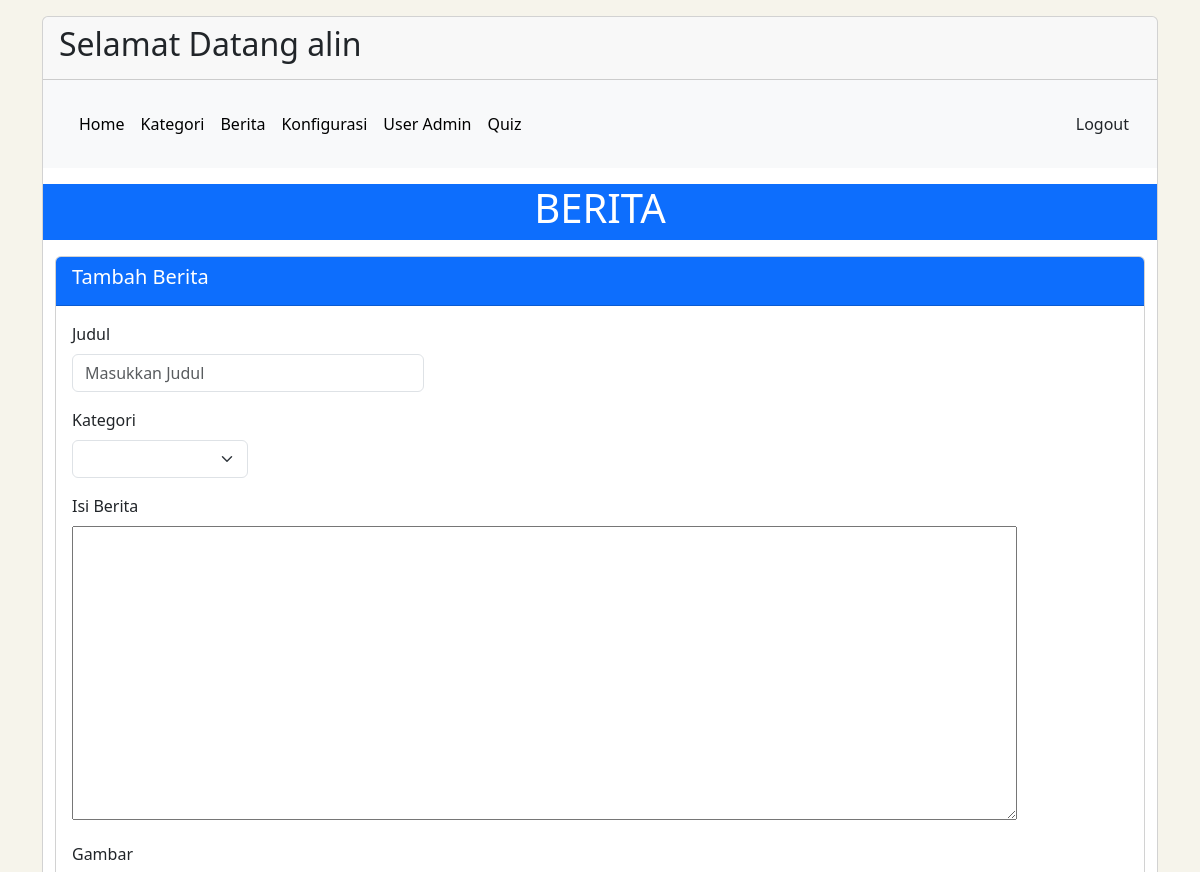
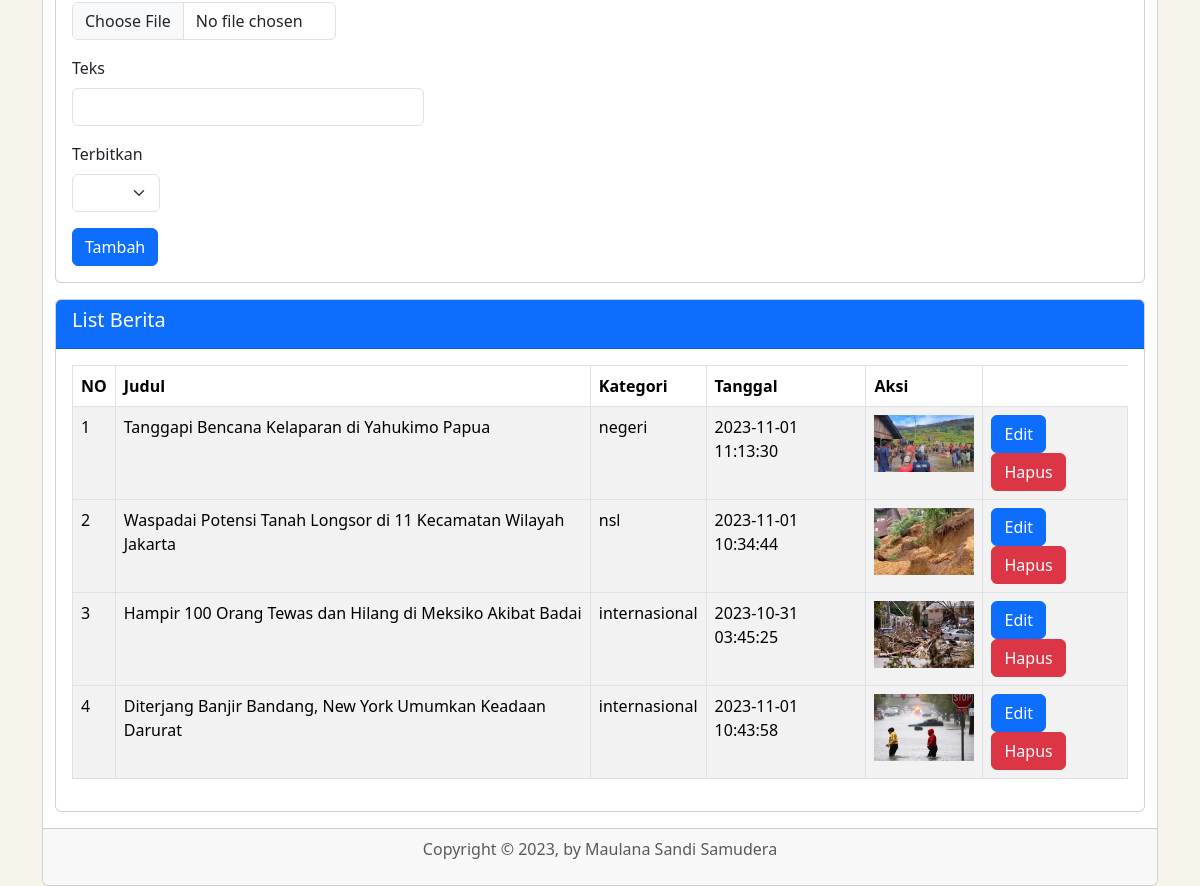
Page /admin/berita/berita.php (signed in) on the committed database (2 pictures, top to bottom).
### tables this page shows
CREATE TABLE `tb_berita` (
  `id_berita` int(50) NOT NULL,
  `judul` varchar(300) NOT NULL,
  `isi` text NOT NULL,
  `kategori` varchar(50) NOT NULL,
  `gambar` varchar(255) NOT NULL,
  `teks` varchar(255) NOT NULL,
  `tanggal` datetime NOT NULL DEFAULT '0000-00-00 00:00:00' ON UPDATE current_timestamp(),
  `view` bigint(10) NOT NULL,
  `author` varchar(50) NOT NULL,
  `post_type` varchar(50) NOT NULL,
  `terbit` varchar(10) NOT NULL
);

### admin/berita/berita.php (the view, shortened to what this page needs)
<?php
include "../koneksi/koneksi.php";
?>
<!doctype html>
<html lang="en">
<head>
    <link href="https://cdn.jsdelivr.net/npm/bootstrap@5.3.2/dist/css/bootstrap.min.css" rel="stylesheet"
>
</head>
<body style="background-color: #F6F4EB">
    <div class="container">
        <div class="card mt-3">
            <div class="card-header">
                <h2>
                    <?php echo "Selamat Datang " . $_SESSION['username'] . " "; ?>
                </h2>
            </div>
            <div class="card-body bg-body-tertiary">
                <div class="mb-0">
                    <nav class="navbar navbar-expand-lg bg-body-tertiary">
                        <div class="container">
                            <div class="collapse navbar-collapse d-flex justify-content-between"
                                id="navbarNavAltMarkup">
                                <div class="navbar-nav">
                                    <a class="nav-link active" href="../index.php">Home</a>
                                    <a class="nav-link active" href="../kategori/kategori.php">Kategori</a>
                                    <a class="nav-link active" href="berita.php">Berita</a>
                                    <a class="nav-link active" href="../konfigurasi/konfigurasi.php">Konfigurasi</a>
                                    <a class="nav-link active" href="../akun/admin.php">User Admin</a>
                                    <a class="nav-link active" href="../quiz/quiz_set.php">Quiz</a>
                                </div>
                                <div class="out">
                                    <a class="nav-link active" href="../koneksi/logout.php">Logout</a>
                                </div>
                            </div>
                        </div>
                    </nav>
                </div>
            </div>
            <div class="d-flex justify-content-center my-3 bg-primary text-white">
                <h1>BERITA</h1>
            </div>
            <div class="container">
                <div class="row">
                    <div class="col">
                        <div class="card">
                            <div class="card-header bg-primary text-white">
                                <h5>Tambah Berita</h5>
                            </div>
                            <div class="card-body">
                                <?php
                                if (isset($_GET['aksi'])) {
                                    if (($_GET['aksi'] == 'edit')) {
                                        $id = $_GET['id'];
                                        $sql = mysqli_query($conn, "SELECT * FROM tb_berita WHERE id_berita = '$id'");
                                        $run = mysqli_fetch_array($sql);
                                        ?>
                                        <form action="proses.php" method="post" enctype="multipart/form-data">
                                            <input type="hidden" name="id_berita" value="<?= $run['id_berita']?>">
                                            <div class="mb-3 col-4">
                                                <label class="form-label">Judul</label>
                                                <input type="text" class="form-control" placeholder="Masukkan Judul"
                                                    name="judul" value="<?= $run['judul']?>">
                                            </div>
                                            <div class="mb-3 col-2">
                                                <label class="form-label">Kategori</label>
                                                <select class="form-select" aria-label="Default select example" name="kategori">
                                                    <?php
                                                    $hasil = mysqli_query($conn, "SELECT * FROM tb_kategori WHERE terbit='1' ORDER BY id_kategori DESC");
                                                    while ($row = mysqli_fetch_array($hasil)) :
                                                    ?>
                                                        <option value="<?=$row['alias']?>" <?=$run['kategori']== $row['alias'] ? 'selected':'' ?> ><?=$row['kategori']?></option>
                                                    <?php
                                                    endwhile;
                                                    ?>
                                                </select>
                                            </div>
                                            <div class="mb-3 col-12">
                                                <label class="form-label">Isi Berita</label><br>
                                                <textarea name="isi" id="editor" cols="100" rows="12"><?= $run['isi']?></textarea>
                                                <!-- <input id="editor" type="text" class="form-control" placeholder="Masukkan Judul"
                                                    name="isi" > -->
                                            </div>
                                            <div class="mb-3 col-3">
                                                <label class="form-label">Gambar</label>
                                                <input type="file" class="form-control" id="gambar" accept="image/*" name="gambar" value="<?= $run['gambar']?>">
                                            </div>
                                            <div class="mb-3 col-4">
                                                <label class="form-label">Teks</label>
                                                <input type="text" class="form-control" placeholder="" name="teks" value="<?= $run['teks']?>">
                                            </div>
                                            <div class="mb-3 col-1">
                                                <label class="form-label">Terbitkan</label>
                                                <select class="form-select" aria-label="Default select example" name="terbit">
                                                    <option selected></option>
                                                    <option value="1" <?=$run['terbit']== 1 ? 'selected':'' ?>>Yes</option>
                                                    <option value="2" <?=$run['terbit']== 2 ? 'selected':'' ?>>NO</option>
                                                </select>
                                            </div>
                                            <div class="col">
                                                <button type="submit" class="btn btn-primary" name="aksi" value="ubah">Ubah</button>
                                                <a href="berita.php" class="btn btn-danger" name="aksi">Back</a>
                                            </div>
                                        </form>
                                        <?php
                                    }
                                } else {
                                    ?>
                                    <form action="proses.php" method="post" enctype="multipart/form-data">
                                        <div class="mb-3 col-4">
                                            <label class="form-label">Judul</label>
                                            <input type="text" class="form-control" placeholder="Masukkan Judul"
                                                name="judul">
                                        </div>
                                        <div class="mb-3 col-2">
                                            <label class="form-label">Kategori</label>
                                            <select class="form-select" aria-label="Default select example" name="kategori">
                                                <option selected></option>
                                            <?php
                                                    $hasil = mysqli_query($conn, "SELECT * FROM tb_kategori WHERE terbit='1' ORDER BY id_kategori DESC");
                                                    while ($row = mysqli_fetch_array($hasil)) :
                                                    ?>
                                                        <option value="<?=$row['alias']?>"><?=$row['kategori']?></option>
                                                    <?php
                                                    endwhile;
                                                    ?>
                                            </select>
                                        </div>
                                        <div class="mb-3 col-12">
                                            <label class="form-label">Isi Berita</label><br>
                                            <textarea name="isi" id="editor" cols="100" rows="12"></textarea>
                                        </div>
                                        <div class="mb-3 col-3">
                                            <label class="form-label">Gambar</label>
                                            <input type="file" class="form-control" accept="image/*" id="gambar" name="gambar">
                                        </div>
                                        <div class="mb-3 col-4">
                                            <label class="form-label">Teks</label>
                                            <input type="text" class="form-control" placeholder="" name="teks">
                                        </div>
                                        <div class="mb-3 col-1">
                                            <label class="form-label">Terbitkan</label>
                                            <select class="form-select" aria-label="Default select example" name="terbit">
                                                <option selected></option>
                                                <option value="1">Yes</option>
                                            </select>
                                        </div>
                                        <div class="col">
                                            <button type="submit" class="btn btn-primary" name="aksi" value="add">Tambah</button>
                                        </div>
                                    </form>
                                    <?php
                                }
                                ?>
                            </div>
                        </div>
                    </div>
                </div>
            </div>
            <div class="container mt-3">
                <div class="row">
                    <div class="col">
                        <div class="card mb-3">
                            <div class="card-header bg-primary text-white">
                                <h5>List Berita</h5>
                            </div>
                            <div class="card-body">
                                <table class="table table-striped table-hover table-bordered">
                                    <thead>
                                        <tr>
                                            <th scope="col">NO</th>
                                            <th scope="col">Judul</th>
                                            <th scope="col">Kategori</th>
                                            <th scope="col">Tanggal</th>
                                            <th scope="col">Aksi</th>
                                        </tr>
                                    </thead>
                                    <?php
                                    $i = 1;
                                    $tampil = mysqli_query($conn, "SELECT * FROM tb_berita ORDER BY id_berita DESC");
                                    while ($data = mysqli_fetch_array($tampil)):
                                        $id_berita = $data['id_berita'];
                                        $judul = $data['judul'];
                                        $kategori = $data['kategori'];
                                        $tanggal = $data['tanggal'];
                                        $gambar = $data['gambar'];
                                        ?>
                                        <tbody>
                                            <td scope="col">
                                                <?= $i++ ?>
                                            </td>
                                            <td scope="col">
                                                <?= $judul ?>
                                            </td>
                                            <td scope="col">
                                                <?= $kategori ?>
                                            </td>
                                            <td scope="col">
                                                <?= $tanggal ?>
                                            </td>
                                            <td scope="col">
                                                <img src="../../src/img/<?=$gambar?>" style="width: 100px">
                                            </td>
                                            <td scope="col">
                                                <a href="berita.php?aksi=edit&id=<?= $id_berita ?>"
                                                    class="btn btn-primary">Edit</a>
                                                <a href="proses.php?aksi=delete&id=<?= $id_berita ?>"
                                                    class="btn btn-danger">Hapus</a>
                                            </td>
                                        <?php endwhile; ?>
                                </table>
                            </div>
                        </div>
                    </div>
                </div>
            </div>
            <div class="card-footer text-body-secondary text-center">
                <p>Copyright &copy; 2023, by Maulana Sandi Samudera</p>
            </div>
        </div>
    </div>
</body>
</html>

### rows in the picture
tb_berita: judul "Tanggapi Bencana Kelaparan di Yahukimo Papua", kategori "negeri", tanggal "2023-11-01 11:13:30", gambar (picture)
tb_berita: judul "Waspadai Potensi Tanah Longsor di 11 Kecamatan Wilayah Jakarta", kategori "nsl", tanggal "2023-11-01 10:34:44", gambar (picture)
tb_berita: judul "Hampir 100 Orang Tewas dan Hilang di Meksiko Akibat Badai", kategori "internasional", tanggal "2023-10-31 03:45:25", gambar (picture)
tb_berita: judul "Diterjang Banjir Bandang, New York Umumkan Keadaan Darurat", kategori "internasional", tanggal "2023-11-01 10:43:58", gambar (picture)

### other values in the picture
$_SESSION['username'] "alin"
